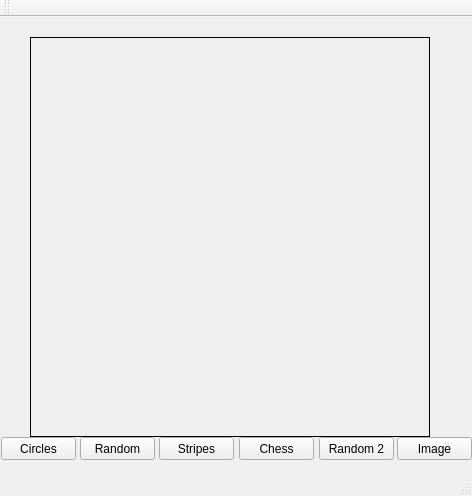
<?xml version="1.0" encoding="UTF-8"?>
<ui version="4.0">
 <class>MainWindow</class>
 <widget class="QMainWindow" name="MainWindow">
  <property name="geometry">
   <rect>
    <x>0</x>
    <y>0</y>
    <width>472</width>
    <height>496</height>
   </rect>
  </property>
  <property name="windowTitle">
   <string>MainWindow</string>
  </property>
  <widget class="QWidget" name="centralWidget">
   <widget class="QLabel" name="imageLabel">
    <property name="geometry">
     <rect>
      <x>30</x>
      <y>20</y>
      <width>400</width>
      <height>400</height>
     </rect>
    </property>
    <property name="frameShape">
     <enum>QFrame::Box</enum>
    </property>
    <property name="text">
     <string/>
    </property>
   </widget>
   <widget class="QPushButton" name="pushButton">
    <property name="geometry">
     <rect>
      <x>1</x>
      <y>420</y>
      <width>75</width>
      <height>23</height>
     </rect>
    </property>
    <property name="text">
     <string>Circles</string>
    </property>
   </widget>
   <widget class="QPushButton" name="pushButton_2">
    <property name="geometry">
     <rect>
      <x>80</x>
      <y>420</y>
      <width>75</width>
      <height>23</height>
     </rect>
    </property>
    <property name="text">
     <string>Random</string>
    </property>
   </widget>
   <widget class="QPushButton" name="pushButton_3">
    <property name="geometry">
     <rect>
      <x>159</x>
      <y>420</y>
      <width>75</width>
      <height>23</height>
     </rect>
    </property>
    <property name="text">
     <string>Stripes</string>
    </property>
   </widget>
   <widget class="QPushButton" name="pushButton_4">
    <property name="geometry">
     <rect>
      <x>239</x>
      <y>420</y>
      <width>75</width>
      <height>23</height>
     </rect>
    </property>
    <property name="text">
     <string>Chess</string>
    </property>
   </widget>
   <widget class="QPushButton" name="pushButton_5">
    <property name="geometry">
     <rect>
      <x>319</x>
      <y>420</y>
      <width>75</width>
      <height>23</height>
     </rect>
    </property>
    <property name="text">
     <string>Random 2</string>
    </property>
   </widget>
   <widget class="QPushButton" name="pushButton_6">
    <property name="geometry">
     <rect>
      <x>397</x>
      <y>420</y>
      <width>75</width>
      <height>23</height>
     </rect>
    </property>
    <property name="text">
     <string>Image</string>
    </property>
   </widget>
  </widget>
  <widget class="QMenuBar" name="menuBar">
   <property name="geometry">
    <rect>
     <x>0</x>
     <y>0</y>
     <width>472</width>
     <height>21</height>
    </rect>
   </property>
  </widget>
  <widget class="QToolBar" name="mainToolBar">
   <attribute name="toolBarArea">
    <enum>TopToolBarArea</enum>
   </attribute>
   <attribute name="toolBarBreak">
    <bool>false</bool>
   </attribute>
  </widget>
  <widget class="QStatusBar" name="statusBar"/>
 </widget>
 <layoutdefault spacing="6" margin="11"/>
 <resources/>
 <connections/>
</ui>
